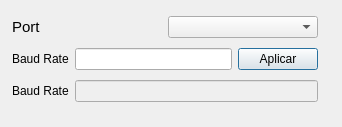
<?xml version="1.0" encoding="UTF-8"?>
<ui version="4.0">
 <class>SerialWnd</class>
 <widget class="QDialog" name="SerialWnd">
  <property name="geometry">
   <rect>
    <x>0</x>
    <y>0</y>
    <width>342</width>
    <height>127</height>
   </rect>
  </property>
  <property name="windowTitle">
   <string>Dialog</string>
  </property>
  <widget class="QWidget" name="">
   <property name="geometry">
    <rect>
     <x>12</x>
     <y>12</y>
     <width>306</width>
     <height>94</height>
    </rect>
   </property>
   <layout class="QVBoxLayout" name="verticalLayout">
    <item>
     <layout class="QHBoxLayout" name="horizontalLayout">
      <item>
       <widget class="QLabel" name="label_23">
        <property name="font">
         <font>
          <pointsize>11</pointsize>
         </font>
        </property>
        <property name="text">
         <string>Port</string>
        </property>
       </widget>
      </item>
      <item>
       <widget class="QComboBox" name="cb_COMNum"/>
      </item>
     </layout>
    </item>
    <item>
     <layout class="QHBoxLayout" name="horizontalLayout_2">
      <item>
       <widget class="QLabel" name="label_24">
        <property name="text">
         <string>Baud Rate</string>
        </property>
       </widget>
      </item>
      <item>
       <widget class="QLineEdit" name="tb_Baud"/>
      </item>
      <item>
       <widget class="QPushButton" name="btn_Aplicar">
        <property name="text">
         <string>Aplicar</string>
        </property>
       </widget>
      </item>
     </layout>
    </item>
    <item>
     <layout class="QHBoxLayout" name="horizontalLayout_3">
      <item>
       <widget class="QLabel" name="label_28">
        <property name="text">
         <string>Baud Rate</string>
        </property>
       </widget>
      </item>
      <item>
       <widget class="QLineEdit" name="tb_BaudLbl">
        <property name="enabled">
         <bool>false</bool>
        </property>
        <property name="autoFillBackground">
         <bool>false</bool>
        </property>
        <property name="frame">
         <bool>true</bool>
        </property>
        <property name="readOnly">
         <bool>false</bool>
        </property>
        <property name="clearButtonEnabled">
         <bool>false</bool>
        </property>
       </widget>
      </item>
     </layout>
    </item>
   </layout>
  </widget>
 </widget>
 <resources/>
 <connections/>
</ui>
